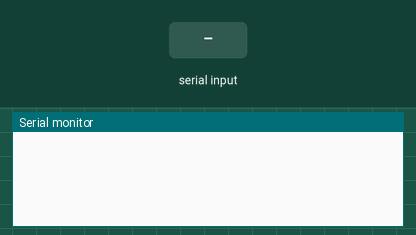
The sketch below on a simulated Arduino Mega 2560, built with avr-gcc and run on an emulated ATmega2560. On the bench: the last lines printed to the serial monitor. Inputs (shaded band) come from the test bench.

Above: at 1.2 s.
1.3 s: "Ready\n" received over Serial
At 2.3 s:
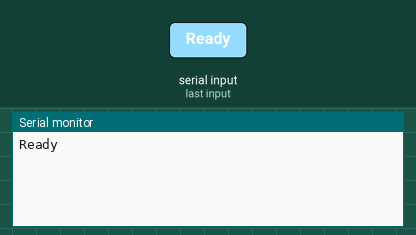
2.8 s: byte 10 ('\n') received over Serial
At 3.2 s:
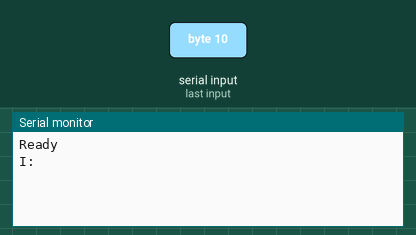
4.3 s: "P\n" received over Serial
At 5.0 s:
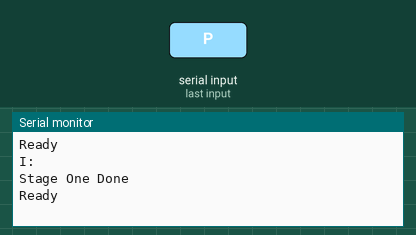
5.8 s: "W\n" received over Serial
At 6.1 s:
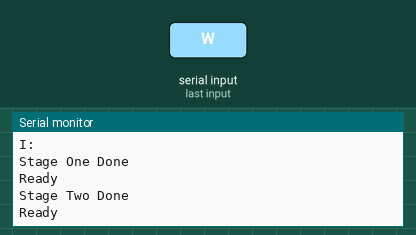
7.3 s: "F\n" received over Serial
At 8.5 s:
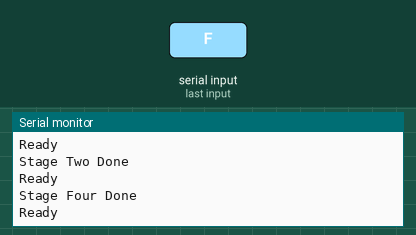
8.8 s: "M\n" received over Serial
At 10.2 s:
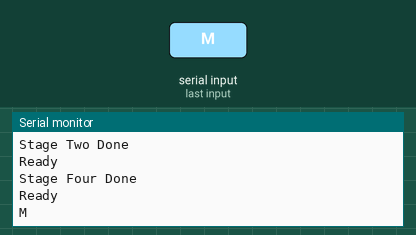

Measured:
- after the input at 1.3 s, the serial monitor: prints a new line at once (image 1)
- after the input at 2.8 s, the serial monitor: prints a new line at once (image 2)
- after the input at 4.3 s, the serial monitor: prints a new line at once (image 3)
- after the input at 5.8 s, the serial monitor: prints a new line at once (image 4)
- after the input at 7.3 s, the serial monitor: prints a new line at once (image 5)
- after the input at 8.8 s, the serial monitor: prints a new line at once (image 6)

The sketch:

mega.ino
```cpp
/*
* Authors: Nagavarun Kanaparthy
* Resources:
* Arduino Mega Reference
* https://www.arduino.cc/en/Main/arduinoBoardMega
* Sabertooth Motor Controller Library
* https://www.dimensionengineering.com/software/SabertoothArduinoLibrary/html/class_sabertooth.html
* Mechanum Drive Alogrithm Reference
* http://thinktank.wpi.edu/resources/346/ControllingMecanumDrive.pdf
*/
//Constants
const float pi = 3.14;
//Variables
//Usb Communication
char incomingByte;
bool goState = false;
byte usbByteCount = 0;
String usbCommand = "";

void handleUsbCommand(String value) {
	switch (value.charAt(0)) {
  //Stage Commands
  case 'P':
    //Do Stage One
    Serial.println("Stage One Done");
    Serial.println("Ready");
    break;
  case 'W':
    //Do Stage Two
    Serial.println("Stage Two Done");
    Serial.println("Ready");
    break;
  case 'F':
    //Do Stage Four
    Serial.println("Stage Four Done");
    Serial.println("Ready");
    break;
  //Support Commands
  case 'R':
    Serial.println("Ready");
    break;
  /* Motor Command
    * M:angle,mag,speed
    * M:XX.XX,X.XXX,X.XXX
    */
  case 'M':
    Serial.println(value);
    break;
  /* Turn Command
   * T:Angle
   * T:XXXXXX
   */
  case 'T':
    Serial.println("Turned");
    break;
	default:
		Serial.println("I:" + value);
		break;
	}
}
void checkReady(String command){
  if(command.equals("Ready")){
    goState = true;
    //Change led to not blinking
    Serial.println("Ready");

  }
}
//MicroController/Arduino Main
void setup() {
	Serial.begin(9600);
}
void loop() {
	while (Serial.available() && usbByteCount < 20) {
		//read incoming byte
		incomingByte = Serial.read();
    //messages are delimited by the newline character
		if (incomingByte == '\n') {
      if(goState){
			  handleUsbCommand(usbCommand);
      }
      else{
        checkReady(usbCommand);
      }
      //Reset Variables
		  usbByteCount = 0;
		  usbCommand = "";
		}
		else {
      //Add Char to String
			usbCommand += incomingByte;
			usbByteCount++;
		}
	}
}
```
